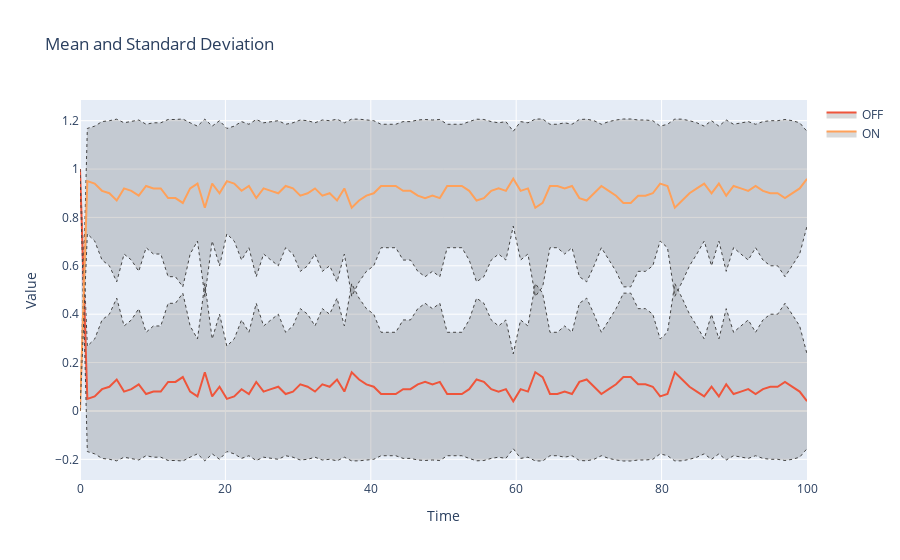

This figure's notebook cell:
### Code cell
model = create_on_off_reaction(1)
results = model.run(number_of_trajectories=num_traj)
results.plotplotly_mean_stdev()
